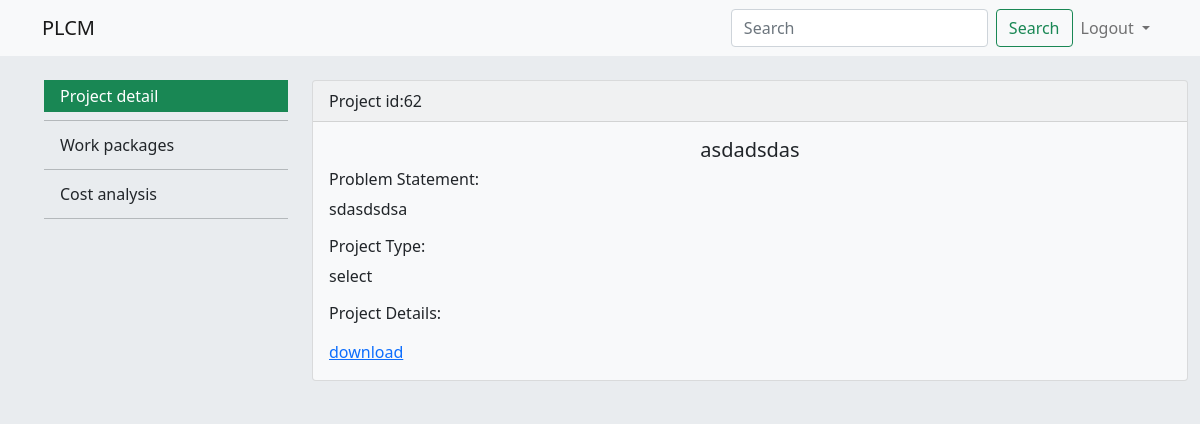
Page /admin/detail_project.php?p_id=62&&n_id=205 (signed in) on the committed database.
### tables this page shows
CREATE TABLE `projects` (
  `p_id` int(11) NOT NULL,
  `p_title` text NOT NULL,
  `p_category` text NOT NULL,
  `p_problem` text NOT NULL,
  `p_description` text NOT NULL,
  `file_path` text NOT NULL,
  `a_id` int(11) NOT NULL
);

### admin/detail_project.php (the view, shortened to what this page needs)
<?php
include("connection/connection.php");
$id=$_GET['p_id'];
$query="select * from projects where p_id=".$_GET['p_id'];
$result=mysqli_query($conn,$query);
?>
<!doctype html>
<html lang="en">
  <head>
    <link href="https://cdn.jsdelivr.net/npm/bootstrap@5.1.3/dist/css/bootstrap.min.css" rel="stylesheet">
    <link rel='stylesheet' href='css/style.css'>
  </head>
  <body>
  <div class='container-fluid p-0 responsive'>
  <nav class="navbar navbar-expand-md navbar-light bg-light">
  <div class="container">
    <a class="navbar-brand" href="#">PLCM</a>
    <div class="collapse navbar-collapse" id="navbarSupportedContent">
      <form class="d-flex">
        <input class="form-control me-2" type="search" placeholder="Search" aria-label="Search">
        <button class="btn btn-outline-success" type="submit">Search</button>
      </form>
      <ul class='navbar-nav'>
      <li class="nav-item dropdown">
          <a class="nav-link dropdown-toggle" href="#" id="navbarDropdown" role="button" data-bs-toggle="dropdown" aria-expanded="false">
            Logout
          </a>
        </li>
</ul>
    </div>
  </div>
</nav>
<section class='content bg'>
  <div class='row m-0 pt-md-4'>
  <div class='col-md-3 d-none d-md-block align-self-start'>
  <ul class='menu '>
  <li><a class="dropdown-item active" href="detail_project.php?p_id=<?php echo $id;?>">Project detail</a></li>
            <li><hr class="dropdown-divider"></li>
            <li><a class="dropdown-item" href="work_packages.php?p_id=<?php echo $id;?>">Work packages</a></li>
            <li><hr class="dropdown-divider"></li>
            <li><a class="dropdown-item" href="cost_analysis.php?p_id=<?php echo $id;?>">Cost analysis</a></li>
            <li><hr class="dropdown-divider"></li>
</ul>
</div>
<div class='col-md-9 align-self-start'>
    <div class='row'>
<?php if(mysqli_num_rows($result)>0){
  while($row=mysqli_fetch_assoc($result)){
  ?>
    <div class='col-md-12 mt-2 mt-md-0 '>
    <div class="card text-dark bg-light mb-3" >
               <div class="card-header d-flex">Project id:<?php echo $row['p_id']; ?>
  </div>
          <div class="card-body">
          <h5 class="card-title text-center"><?php echo$row['p_title']; ?></h5>
          <h5 class="card-title h6 ">Problem Statement:</h5>
          <p class='text-body'>
  <?php
echo $row['p_problem'];
    ?>
    </P>
    <h5 class="card-title h6 ">Project Type:</h5>
          <p class='text-body'>
    <?php echo $row['p_category']; ?>
  </p>
    <h5 class="card-title h6 ">Project Details:</h5>
     <a href="<?php echo $row['file_path'] ?>" class='link-primary'>download</a>
     </div>
        </div>
    </div>
<?php }
} ?>
</div>
</div>
</div>
</section>
</div>
</body>
</html>

### admin/css/style.css (style rules this page uses)
.row , .col-md-5,.col-md-7 { height:100%; display:flex; justify-content: center; align-items: center; }
.bg { background-color:#e9ecef!important; }
.active { background-color:#198754!important; }
.menu { list-style:none; }
.card { position:relative; }
.responsive { height:100vh; background-color:#e9ecef; }

### rows in the picture
projects: p_id "62", p_title "asdadsdas", p_problem "sdasdsdsa", p_category "select"
